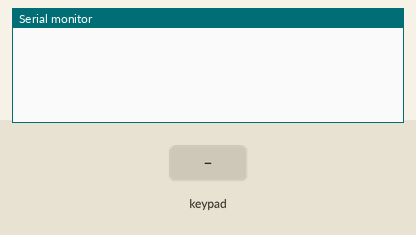
The sketch below on a simulated Arduino Uno, built with avr-gcc and run on an emulated ATmega328P. Parts: the last lines printed to the serial monitor. The test bench sets the inputs (shaded band).

Above: at 1.2 s.
1.3 s: key '1' pressed
At 2.3 s:
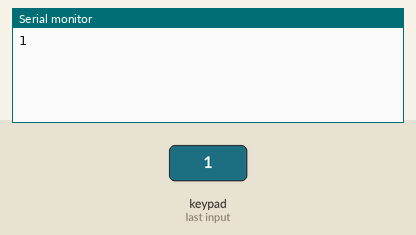
2.8 s: keypad keys 2 3 4 5 # pressed 0.4 s apart
At 5.8 s:
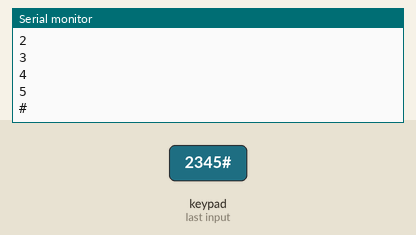
6.3 s: key '*' pressed
At 7.2 s:
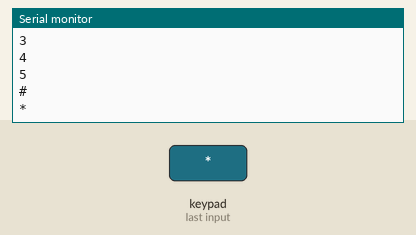
7.8 s: keypad keys 6 7 8 pressed 0.4 s apart
At 9.1 s:
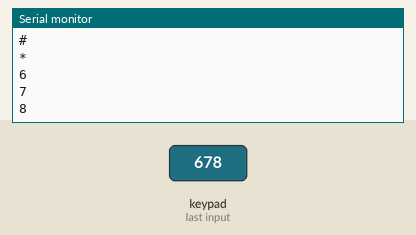
Timing chart, 0 to 10.8 s (numbered marks = the images above; inputs shaded):
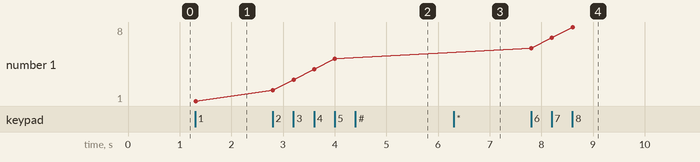

Measured:
- after the input at 1.3 s, the serial monitor: prints a new line at once (image 1)
- after the input at 2.8 s, the serial monitor: prints a new line at once (image 2)
- after the input at 6.3 s, the serial monitor: prints a new line at once (image 3)
- after the input at 7.8 s, the serial monitor: prints a new line at once (image 4)
- plotted number 1: 1 → 5 after the input at 2.8 s, 5 → 8 after the input at 7.8 s

The sketch:

main.ino
```cpp
#include<Keypad.h>
#include<LiquidCrystal.h>

#define rows 4
#define cols 3

byte rowPins[]={2,3,4,5};
byte colPins[]={6,7,8};

char keys[rows][cols] = {
  {'1','2','3'},
  {'4','5','6'},
  {'7','8','9'},
  {'*','0','#'}
};
Keypad keypad=Keypad(makeKeymap(keys),rowPins,colPins,rows,cols);
void setup() {
  // put your setup code here, to run once:
  Serial.begin(9600);

}

void loop() {
  // put your main code here, to run repeatedly:
  char key=keypad.waitForKey();
  Serial.println(key);

}
```
